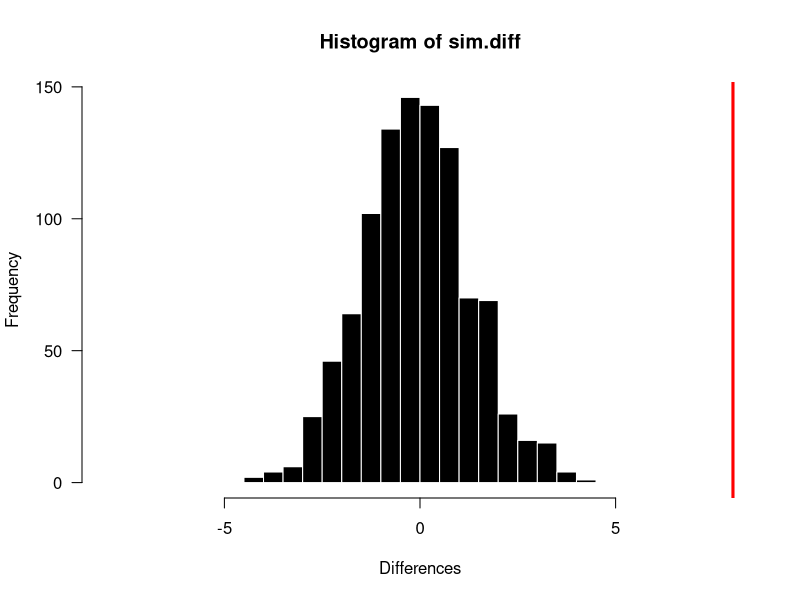

This chart was generated by the following R code:
# Observations
inside <- c(12,15,21,22,15,17)
outside <- c(9,7,9,14,8,13)

# Mean of observations
mean(inside)
mean(outside)

# Difference of observations
Diff <- mean(inside) - mean(outside)
Diff

# Storage vector for simulation
sim.diff <- rep(NA, 1000)

for(i in 1:1000){
sim1 <- c(sample(inside, 3), sample(outside,3))
sim2 <- c(sample(inside, 3), sample(outside,3))
sim.diff[i] <- mean(sim1) - mean(sim2)
}

sim.diff

hist(sim.diff, 
     las = 1,
     breaks = 20,
     col = "black",
     border = "white",
     xlab = "Differences",
     ylab = "Frequency",
     xlim = c(-8,8))
abline(v = 8, col = "red", lwd = 3)
